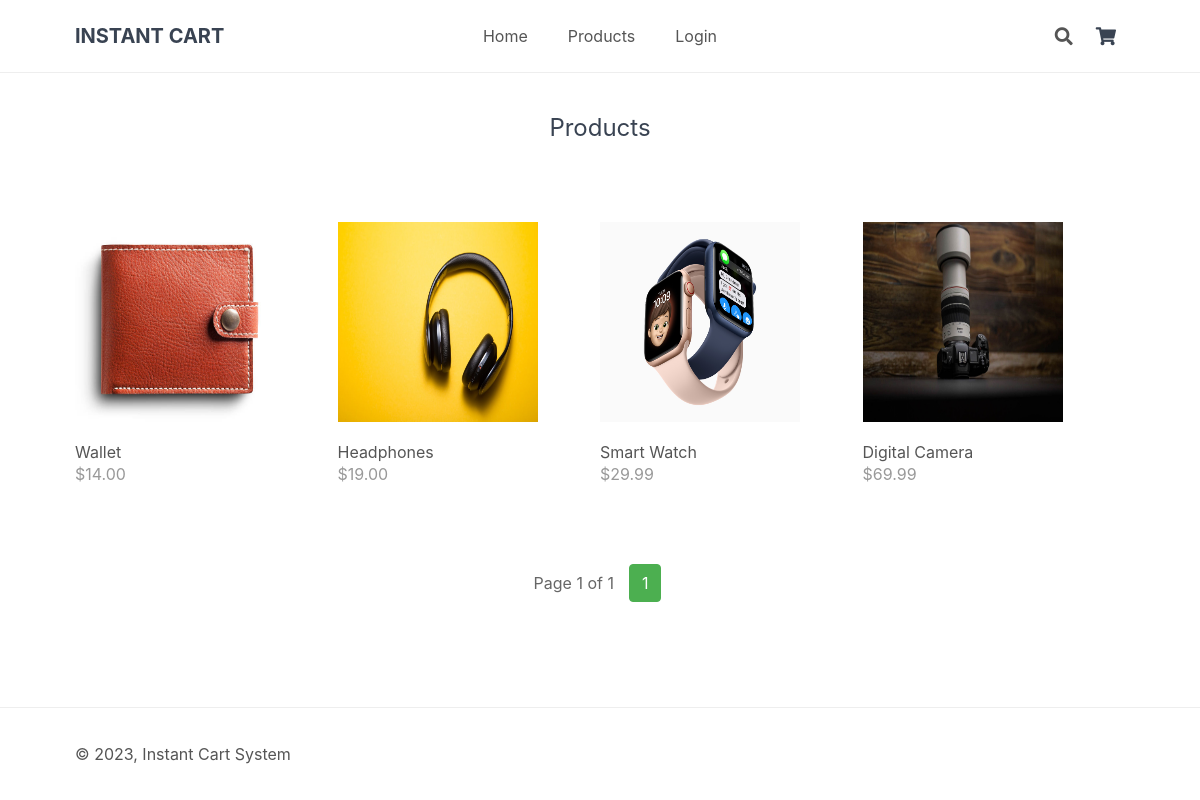
/products.php, run on the app's committed database.
### tables this page shows
CREATE TABLE `products` (
  `id` int(11) NOT NULL,
  `name` varchar(200) NOT NULL,
  `desc` text NOT NULL,
  `price` decimal(7,2) NOT NULL,
  `market_price` decimal(7,2) NOT NULL DEFAULT 0.00,
  `quantity` int(11) NOT NULL,
  `img` text NOT NULL,
  `date_added` datetime NOT NULL DEFAULT current_timestamp()
);

### products.php (the view, shortened to what this page needs)
<?php
require_once './database/connection.php';
$productsPerPage = 4;
$page = isset($_GET['p']) ? (int) $_GET['p'] : 1;
$offset = ($page - 1) * $productsPerPage;
$sql = "SELECT * FROM products LIMIT $offset, $productsPerPage";
$result = mysqli_query($connection, $sql);
?>
<html>
<head>
    <?php include './views/header.php'; ?>
</head>
<body>
    <?php include './views/nav.php'; ?>
    <main>
        <div class="products content-wrapper">
            <h1>Products</h1>
              <div class="products-wrapper">
            <?php
            while ($row = mysqli_fetch_assoc($result)) {
                echo '<a href="product.php?id='.$row['id'].'" class="product">';
                echo '<img src="imgs/'.$row['img'].'" width="200" height="200" alt="'.$row['name'].'">';
                echo '<span class="name">'.$row['name'].'</span>';
                echo '<span class="price">$'.$row['price'].'</span>';
                echo '</a>';
            }
            $sql = 'SELECT COUNT(*) AS total FROM products';
            $result = mysqli_query($connection, $sql);
            $row = mysqli_fetch_assoc($result);
            $totalProducts = $row['total'];
            $totalPages = ceil($totalProducts / $productsPerPage);
            echo '</div><div class="pagination">';
            echo '<span class="page">Page '.$page.' of '.$totalPages.'</span>';
            for ($i = 1; $i <= $totalPages; ++$i) {
                if ($i === $page) {
                    echo '<span class="current">'.$i.'</span>';
                } else {
                    echo '<a href="products.php?p='.$i.'">'.$i.'</a>';
                }
            }
            echo '</div>';
            ?>
        </div>
    </main>
    <?php include './views/footer.php'; ?>
</body>
</html>

### style.css (style rules this page uses)
* { box-sizing: border-box; font-family: -apple-system, BlinkMacSystemFont, segoe ui, roboto, oxygen, ubuntu, cantarell, fira sans, droid sans, helvetica neue, Arial, sans-serif; font-size: 16px }
html { height: 100% }
body { position: relative; min-height: 100%; color: #555; background-color: #fff; margin: 0; padding-bottom: 100px }
h1, h2, h3, h4, h5 { color: #394352 }
.content-wrapper { width: 1050px; margin: 0 auto }
main .recentlyadded .products, main .products .products-wrapper { display: flex; flex-wrap: wrap; align-items: center; padding: 40px 0 0 }
main .recentlyadded .products .product, main .products .products-wrapper .product { display: block; overflow: hidden; text-decoration: none; width: 25%; padding-bottom: 60px }
main .recentlyadded .products .product img, main .products .products-wrapper .product img { transform: scale(1); transition: transform 1s }
main .recentlyadded .products .product .name, main .products .products-wrapper .product .name { display: block; color: #555; padding: 20px 0 2px }
main .recentlyadded .products .product .price, main .products .products-wrapper .product .price { display: block; color: #999 }
main>.products h1 { display: block; font-weight: 400; margin: 0; padding: 40px 0; font-size: 24px; text-align: center; width: 100% }
.pagination { margin-top: 20px; display: flex; justify-content: center; align-items: center; }
.pagination a, .pagination .current { margin: 0 5px; padding: 8px 12px; text-decoration: none; color: #333; border: 1px solid #ddd; border-radius: 4px; background-color: #fff; transition: background-color 0.3s; }
.pagination .current { background-color: #4CAF50; color: #fff; border: 1px solid #4CAF50; }
.page { margin-right: 10px; color: #666; }

### data on the page
products: img (picture), name "Wallet", price "14.00"
products: img (picture), name "Headphones", price "19.00"
products: img (picture), name "Smart Watch", price "29.99"
products: img (picture), name "Digital Camera", price "69.99"

### other printed values
$page "1"
$totalPages "1"
